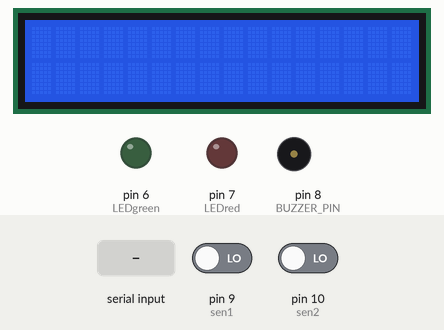
Simulated run of this sketch. Board: Arduino Uno, built with avr-gcc and run on an emulated ATmega328P. Shown: 16×2 character LCD, output pins drawn as LEDs (lit = HIGH), buzzer (waves = sounding, pin HIGH). Dashed ring = blinking. Inputs (shaded band) come from the test bench; at power-on: pin 9 (sen1) LOW, pin 10 (sen2) LOW. What the sketch prints to the serial monitor is not drawn.

Above: at 1.2 s.
1.3 s: byte 1 (1) received over Serial
At 1.7 s:
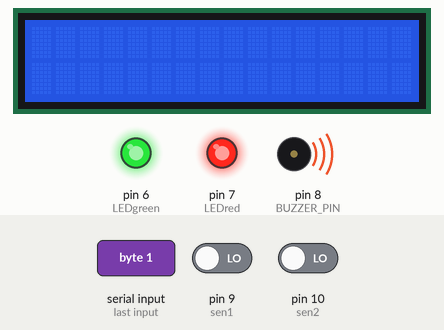
At 4.0 s:
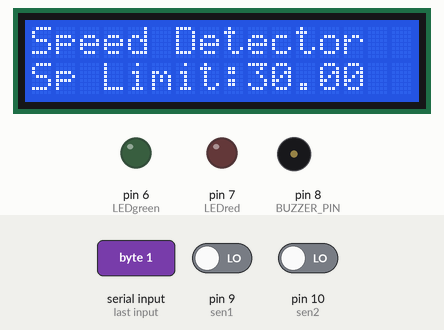
4.3 s: pin 9 (sen1) driven HIGH
At 4.55 s:
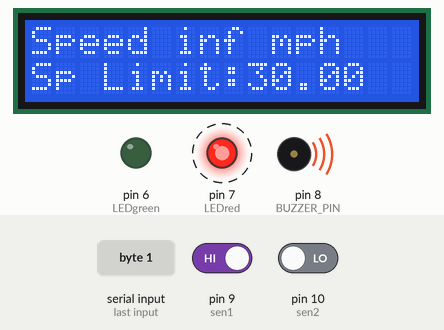
Timing chart, 0 to 7.3 s (numbered marks = the images above; inputs shaded):
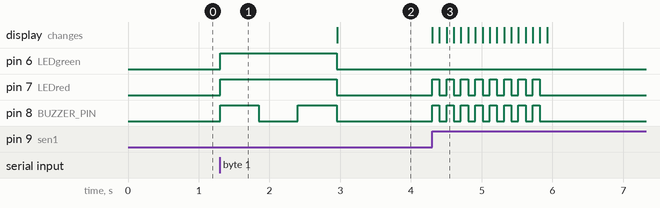

The sketch:

Project_Slave.ino
```cpp
#include <TimerOne.h>


// include the library code:
#include <LiquidCrystal.h>

// initialize the library by associating any needed LCD interface pin
// with the arduino pin number it is connected to
const int rs = 12, en = 11, d4 = 5, d5 = 4, d6 = 3, d7 = 2;
LiquidCrystal lcd(rs, en, d4, d5, d6, d7);
int sen1=9;
int sen2=10;
int LEDred = 7;
int LEDgreen = 6;
int BUZZER_PIN = 8;
unsigned long t1=0;
unsigned long t2=0;
float velocity = 0;
float speed = 0;
float velocityLimit = 30;
int on = 0;
void setup() {
  // set up the LCD's number of columns and rows:
  pinMode(sen1,INPUT);
  pinMode(sen2,INPUT);
  pinMode(LEDred, OUTPUT);
  pinMode(LEDgreen, OUTPUT);
  pinMode(BUZZER_PIN, OUTPUT);
  Serial.begin(9600);
  lcd.begin(16, 2);
}

void loop() {

  if(Serial.available() > 0) {

    int i = Serial.read();
    Serial.println(i);
    //Serial.readStringUntil('\n');
    if (i == 0) {
      on = 0;
      lcd.clear();
      lcd.setCursor(7,0);
      lcd.print("OFF");

    }
    if (i == 1) {
      on = 1;
      digitalWrite(LEDgreen, HIGH);
      digitalWrite(LEDred, HIGH);
      analogWrite(BUZZER_PIN, 250);
      delay(550);
      analogWrite(BUZZER_PIN, 0);
      delay(550);
      analogWrite(BUZZER_PIN, 150);
      delay(550);
      analogWrite(BUZZER_PIN, 0);
      digitalWrite(LEDgreen, LOW);
      digitalWrite(LEDred, LOW);
    } else if (i != 0 && i != 1) {
      velocityLimit = i;
    }

  }

  if (on == 1 ) {


    lcd.setCursor(0,0);
    lcd.print("Speed Detector ");
    lcd.setCursor(0,1);
    lcd.print("Sp Limit: ");
    lcd.setCursor(9, 1);
    lcd.print(velocityLimit);

    while(digitalRead(sen1));
    while(digitalRead(sen1)==0);
    t1=millis();
    while(digitalRead(sen2));
    t2=millis();
    velocity=t2-t1;
    velocity=velocity/1000;//convert millisecond to second
    velocity=(0.165/velocity);//v=d/t
    velocity=velocity*3600;//multiply by seconds per hr
    speed=velocity/(1000*0.621371);//division by meters per Km
    if(speed < velocityLimit) {
      analogWrite(BUZZER_PIN, 250);
      delay(250);
      analogWrite(BUZZER_PIN, 0);
    }
    for(int i=0;i<8;i++)
    {
      lcd.setCursor(6,0);
     lcd.print(speed);
     lcd.print(" mph");


      if (speed > velocityLimit) {

      digitalWrite(LEDred, HIGH);
      analogWrite(BUZZER_PIN, 250);
      delay(100);
      lcd.setCursor(6,0);
      lcd.print("            ");
      digitalWrite(LEDred, LOW);
      analogWrite(BUZZER_PIN, 0);
      } else {
        digitalWrite(LEDgreen, HIGH);
      }
     delay(100);

    }
    analogWrite(BUZZER_PIN, 0);
    digitalWrite(LEDgreen, LOW);


    //Serial.print(on);
    //Serial.readStringUntil('\n');
  }
}
```

Measured:
- after the input at 1.3 s, pin 6 (LEDgreen), pin 7 (LEDred): LOW → HIGH at once, → LOW 1.7 s later; pin 8 (BUZZER_PIN): alternates HIGH for 0.55 s and LOW for 0.55 s, 4 changes in all, then stays LOW, starting at once
- after the input at 4.3 s, pin 7 (LEDred), pin 8 (BUZZER_PIN): alternates HIGH for 0.10 s and LOW for 0.10 s, 16 changes in all, then stays LOW, starting at once; the display: first changes at once (image 3 shows a later state)
